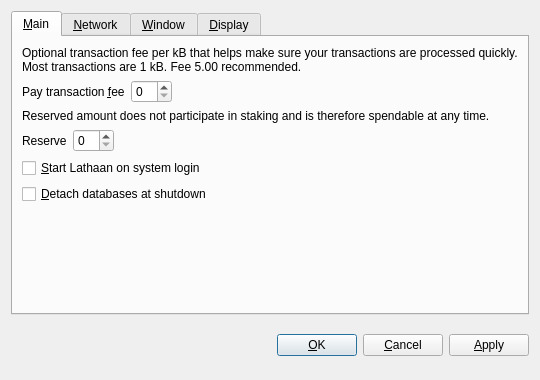
<?xml version="1.0" encoding="UTF-8"?>
<ui version="4.0">
 <class>OptionsDialog</class>
 <widget class="QDialog" name="OptionsDialog">
  <property name="geometry">
   <rect>
    <x>0</x>
    <y>0</y>
    <width>540</width>
    <height>380</height>
   </rect>
  </property>
  <property name="windowTitle">
   <string>Options</string>
  </property>
  <property name="modal">
   <bool>true</bool>
  </property>
  <layout class="QVBoxLayout" name="verticalLayout">
   <item>
    <widget class="QTabWidget" name="tabWidget">
     <property name="tabPosition">
      <enum>QTabWidget::North</enum>
     </property>
     <property name="currentIndex">
      <number>0</number>
     </property>
     <widget class="QWidget" name="tabMain">
      <attribute name="title">
       <string>&amp;Main</string>
      </attribute>
      <layout class="QVBoxLayout" name="verticalLayout_Main">
       <item>
        <widget class="QLabel" name="transactionFeeInfoLabel">
         <property name="text">
          <string>Optional transaction fee per kB that helps make sure your transactions are processed quickly. Most transactions are 1 kB. Fee 5.00 recommended.</string>
         </property>
         <property name="textFormat">
          <enum>Qt::PlainText</enum>
         </property>
         <property name="wordWrap">
          <bool>true</bool>
         </property>
        </widget>
       </item>
       <item>
        <layout class="QHBoxLayout" name="horizontalLayoutFee">
         <item>
          <widget class="QLabel" name="transactionFeeLabel">
           <property name="text">
            <string>Pay transaction &amp;fee</string>
           </property>
           <property name="textFormat">
            <enum>Qt::PlainText</enum>
           </property>
           <property name="buddy">
            <cstring>transactionFee</cstring>
           </property>
          </widget>
         </item>
         <item>
          <widget class="LathaanAmountField" name="transactionFee"/>
         </item>
         <item>
          <spacer name="horizontalSpacerFee">
           <property name="orientation">
            <enum>Qt::Horizontal</enum>
           </property>
           <property name="sizeHint" stdset="0">
            <size>
             <width>40</width>
             <height>20</height>
            </size>
           </property>
          </spacer>
         </item>
        </layout>
       </item>
       <item>
        <widget class="QLabel" name="reserveBalanceInfoLabel">
         <property name="text">
          <string>Reserved amount does not participate in staking and is therefore spendable at any time.</string>
         </property>
         <property name="textFormat">
          <enum>Qt::PlainText</enum>
         </property>
         <property name="wordWrap">
          <bool>true</bool>
         </property>
        </widget>
       </item>
       <item>
        <layout class="QHBoxLayout" name="horizontalLayoutReserveBalance">
         <item>
          <widget class="QLabel" name="reserveBalanceLabel">
           <property name="text">
            <string>Reserve</string>
           </property>
           <property name="textFormat">
            <enum>Qt::PlainText</enum>
           </property>
           <property name="buddy">
            <cstring>reserveBalance</cstring>
           </property>
          </widget>
         </item>
         <item>
          <widget class="LathaanAmountField" name="reserveBalance"/>
         </item>
         <item>
          <spacer name="horizontalSpacerReserveBalance">
           <property name="orientation">
            <enum>Qt::Horizontal</enum>
           </property>
           <property name="sizeHint" stdset="0">
            <size>
             <width>40</width>
             <height>20</height>
            </size>
           </property>
          </spacer>
         </item>
        </layout>
       </item>
       <item>
        <widget class="QCheckBox" name="lathaanAtStartup">
         <property name="toolTip">
          <string>Automatically start Lathaan after logging in to the system.</string>
         </property>
         <property name="text">
          <string>&amp;Start Lathaan on system login</string>
         </property>
        </widget>
       </item>
       <item>
        <widget class="QCheckBox" name="detachDatabases">
         <property name="toolTip">
          <string>Detach block and address databases at shutdown. This means they can be moved to another data directory, but it slows down shutdown. The wallet is always detached.</string>
         </property>
         <property name="text">
          <string>&amp;Detach databases at shutdown</string>
         </property>
        </widget>
       </item>
       <item>
        <spacer name="verticalSpacer_Main">
         <property name="orientation">
          <enum>Qt::Vertical</enum>
         </property>
         <property name="sizeHint" stdset="0">
          <size>
           <width>20</width>
           <height>40</height>
          </size>
         </property>
        </spacer>
       </item>
      </layout>
     </widget>
     <widget class="QWidget" name="tabNetwork">
      <attribute name="title">
       <string>&amp;Network</string>
      </attribute>
      <layout class="QVBoxLayout" name="verticalLayout_Network">
       <item>
        <widget class="QCheckBox" name="mapPortUpnp">
         <property name="toolTip">
          <string>Automatically open the Lathaan client port on the router. This only works when your router supports UPnP and it is enabled.</string>
         </property>
         <property name="text">
          <string>Map port using &amp;UPnP</string>
         </property>
        </widget>
       </item>
       <item>
        <widget class="QCheckBox" name="connectSocks">
         <property name="toolTip">
          <string>Connect to the Lathaan network through a SOCKS proxy (e.g. when connecting through Tor).</string>
         </property>
         <property name="text">
          <string>&amp;Connect through SOCKS proxy:</string>
         </property>
        </widget>
       </item>
       <item>
        <layout class="QHBoxLayout" name="horizontalLayout_Network">
         <item>
          <widget class="QLabel" name="proxyIpLabel">
           <property name="text">
            <string>Proxy &amp;IP:</string>
           </property>
           <property name="textFormat">
            <enum>Qt::PlainText</enum>
           </property>
           <property name="buddy">
            <cstring>proxyIp</cstring>
           </property>
          </widget>
         </item>
         <item>
          <widget class="QValidatedLineEdit" name="proxyIp">
           <property name="maximumSize">
            <size>
             <width>140</width>
             <height>16777215</height>
            </size>
           </property>
           <property name="toolTip">
            <string>IP address of the proxy (e.g. 127.0.0.1)</string>
           </property>
          </widget>
         </item>
         <item>
          <widget class="QLabel" name="proxyPortLabel">
           <property name="text">
            <string>&amp;Port:</string>
           </property>
           <property name="textFormat">
            <enum>Qt::PlainText</enum>
           </property>
           <property name="buddy">
            <cstring>proxyPort</cstring>
           </property>
          </widget>
         </item>
         <item>
          <widget class="QLineEdit" name="proxyPort">
           <property name="maximumSize">
            <size>
             <width>55</width>
             <height>16777215</height>
            </size>
           </property>
           <property name="toolTip">
            <string>Port of the proxy (e.g. 9050)</string>
           </property>
          </widget>
         </item>
         <item>
          <widget class="QLabel" name="socksVersionLabel">
           <property name="text">
            <string>SOCKS &amp;Version:</string>
           </property>
           <property name="textFormat">
            <enum>Qt::PlainText</enum>
           </property>
           <property name="buddy">
            <cstring>socksVersion</cstring>
           </property>
          </widget>
         </item>
         <item>
          <widget class="QValueComboBox" name="socksVersion">
           <property name="toolTip">
            <string>SOCKS version of the proxy (e.g. 5)</string>
           </property>
          </widget>
         </item>
         <item>
          <spacer name="horizontalSpacer_Network">
           <property name="orientation">
            <enum>Qt::Horizontal</enum>
           </property>
           <property name="sizeHint" stdset="0">
            <size>
             <width>40</width>
             <height>20</height>
            </size>
           </property>
          </spacer>
         </item>
        </layout>
       </item>
       <item>
        <spacer name="verticalSpacer_Network">
         <property name="orientation">
          <enum>Qt::Vertical</enum>
         </property>
         <property name="sizeHint" stdset="0">
          <size>
           <width>20</width>
           <height>40</height>
          </size>
         </property>
        </spacer>
       </item>
      </layout>
     </widget>
     <widget class="QWidget" name="tabWindow">
      <attribute name="title">
       <string>&amp;Window</string>
      </attribute>
      <layout class="QVBoxLayout" name="verticalLayout_Window">
       <item>
        <widget class="QCheckBox" name="minimizeToTray">
         <property name="toolTip">
          <string>Show only a tray icon after minimizing the window.</string>
         </property>
         <property name="text">
          <string>&amp;Minimize to the tray instead of the taskbar</string>
         </property>
        </widget>
       </item>
       <item>
        <widget class="QCheckBox" name="minimizeOnClose">
         <property name="toolTip">
          <string>Minimize instead of exit the application when the window is closed. When this option is enabled, the application will be closed only after selecting Quit in the menu.</string>
         </property>
         <property name="text">
          <string>M&amp;inimize on close</string>
         </property>
        </widget>
       </item>
       <item>
        <spacer name="verticalSpacer_Window">
         <property name="orientation">
          <enum>Qt::Vertical</enum>
         </property>
         <property name="sizeHint" stdset="0">
          <size>
           <width>20</width>
           <height>40</height>
          </size>
         </property>
        </spacer>
       </item>
      </layout>
     </widget>
     <widget class="QWidget" name="tabDisplay">
      <attribute name="title">
       <string>&amp;Display</string>
      </attribute>
      <layout class="QVBoxLayout" name="verticalLayout_Display">
       <item>
        <layout class="QHBoxLayout" name="horizontalLayout_1_Display">
         <item>
          <widget class="QLabel" name="langLabel">
           <property name="text">
            <string>User Interface &amp;language:</string>
           </property>
           <property name="textFormat">
            <enum>Qt::PlainText</enum>
           </property>
           <property name="buddy">
            <cstring>lang</cstring>
           </property>
          </widget>
         </item>
         <item>
          <widget class="QValueComboBox" name="lang">
           <property name="toolTip">
            <string>The user interface language can be set here. This setting will take effect after restarting Lathaan.</string>
           </property>
          </widget>
         </item>
        </layout>
       </item>
       <item>
        <layout class="QHBoxLayout" name="horizontalLayout_2_Display">
         <item>
          <widget class="QLabel" name="unitLabel">
           <property name="text">
            <string>&amp;Unit to show amounts in:</string>
           </property>
           <property name="textFormat">
            <enum>Qt::PlainText</enum>
           </property>
           <property name="buddy">
            <cstring>unit</cstring>
           </property>
          </widget>
         </item>
         <item>
          <widget class="QValueComboBox" name="unit">
           <property name="toolTip">
            <string>Choose the default subdivision unit to show in the interface and when sending coins.</string>
           </property>
          </widget>
         </item>
        </layout>
       </item>
       <item>
        <widget class="QCheckBox" name="displayAddresses">
         <property name="toolTip">
          <string>Whether to show Lathaan addresses in the transaction list or not.</string>
         </property>
         <property name="text">
          <string>&amp;Display addresses in transaction list</string>
         </property>
        </widget>
       </item>
       <item>
        <widget class="QCheckBox" name="coinControlFeatures">
         <property name="toolTip">
          <string>Whether to show coin control features or not.</string>
         </property>
         <property name="text">
          <string>Display coin &amp;control features (experts only!)</string>
         </property>
        </widget>
       </item>
       <item>
        <spacer name="verticalSpacer_Display">
         <property name="orientation">
          <enum>Qt::Vertical</enum>
         </property>
         <property name="sizeHint" stdset="0">
          <size>
           <width>20</width>
           <height>40</height>
          </size>
         </property>
        </spacer>
       </item>
      </layout>
     </widget>
    </widget>
   </item>
   <item>
    <layout class="QHBoxLayout" name="horizontalLayout_Buttons">
     <item>
      <spacer name="horizontalSpacer_1">
       <property name="orientation">
        <enum>Qt::Horizontal</enum>
       </property>
       <property name="sizeHint" stdset="0">
        <size>
         <width>40</width>
         <height>48</height>
        </size>
       </property>
      </spacer>
     </item>
     <item>
      <widget class="QLabel" name="statusLabel">
       <property name="font">
        <font>
         <weight>75</weight>
         <bold>true</bold>
        </font>
       </property>
       <property name="text">
        <string/>
       </property>
       <property name="textFormat">
        <enum>Qt::PlainText</enum>
       </property>
       <property name="wordWrap">
        <bool>true</bool>
       </property>
      </widget>
     </item>
     <item>
      <spacer name="horizontalSpacer_2">
       <property name="orientation">
        <enum>Qt::Horizontal</enum>
       </property>
       <property name="sizeHint" stdset="0">
        <size>
         <width>40</width>
         <height>48</height>
        </size>
       </property>
      </spacer>
     </item>
     <item>
      <widget class="QPushButton" name="okButton">
       <property name="text">
        <string>&amp;OK</string>
       </property>
      </widget>
     </item>
     <item>
      <widget class="QPushButton" name="cancelButton">
       <property name="text">
        <string>&amp;Cancel</string>
       </property>
       <property name="autoDefault">
        <bool>false</bool>
       </property>
      </widget>
     </item>
     <item>
      <widget class="QPushButton" name="applyButton">
       <property name="text">
        <string>&amp;Apply</string>
       </property>
       <property name="autoDefault">
        <bool>false</bool>
       </property>
      </widget>
     </item>
    </layout>
   </item>
  </layout>
 </widget>
 <customwidgets>
  <customwidget>
   <class>LathaanAmountField</class>
   <extends>QSpinBox</extends>
   <header>lathaanamountfield.h</header>
  </customwidget>
  <customwidget>
   <class>QValueComboBox</class>
   <extends>QComboBox</extends>
   <header>qvaluecombobox.h</header>
  </customwidget>
  <customwidget>
   <class>QValidatedLineEdit</class>
   <extends>QLineEdit</extends>
   <header>qvalidatedlineedit.h</header>
  </customwidget>
 </customwidgets>
 <resources/>
 <connections/>
</ui>
